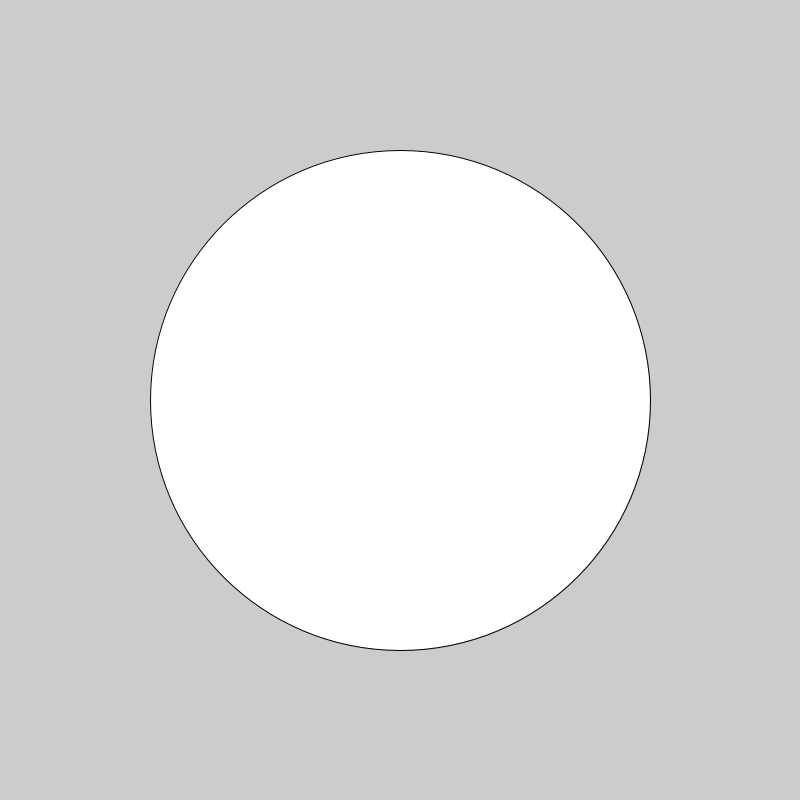
Frame 1 (no input)
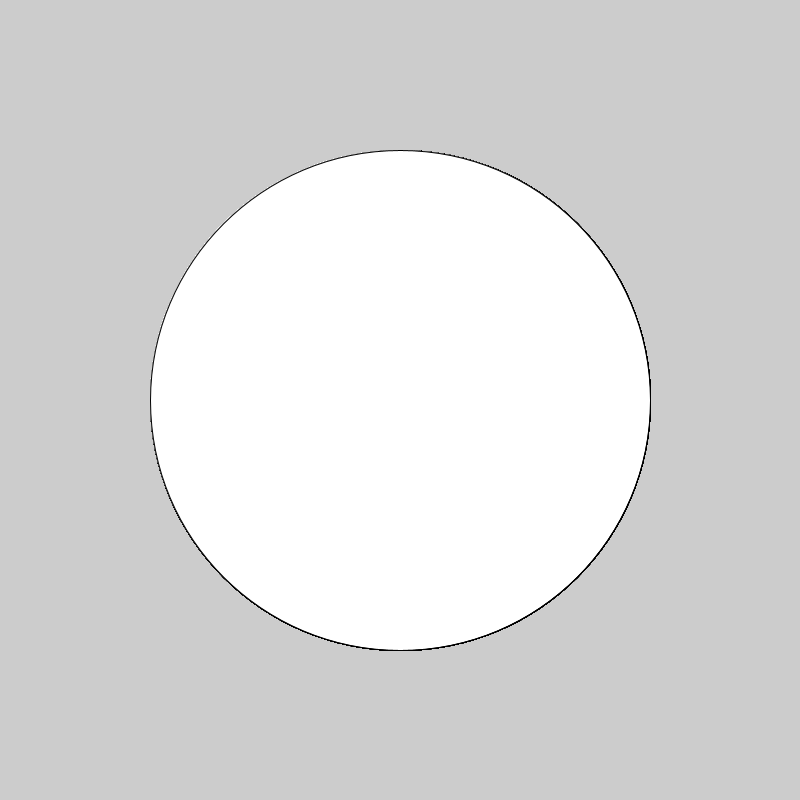
Frame 60 (the mouse pressed at the canvas centre just before this capture)
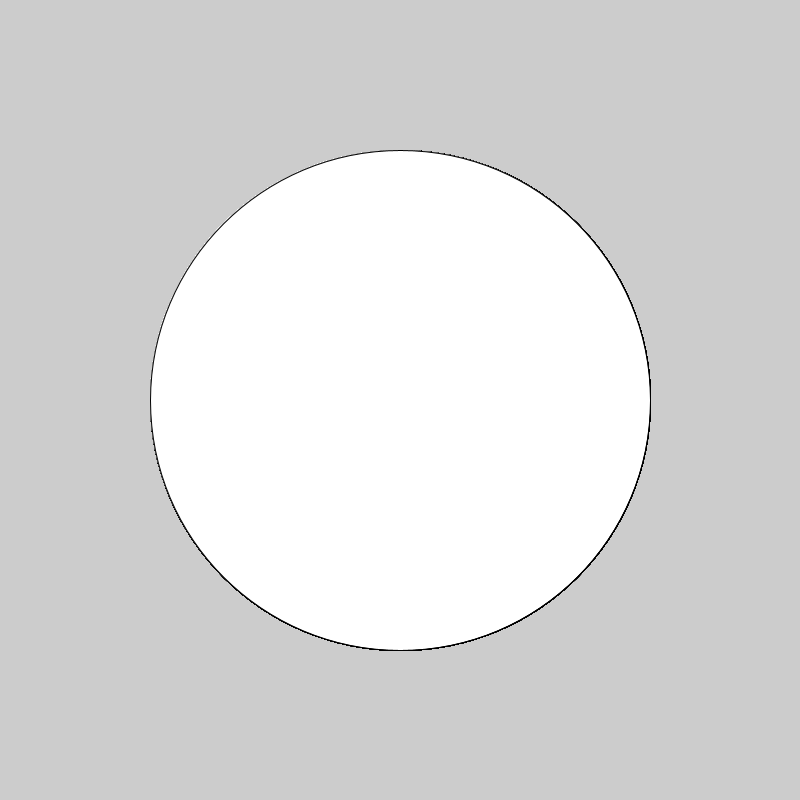
Frame 120 (the mouse held since frame 60 and released just before this capture)

The Processing sketch that drew these frames (run headless with seeded random() and noise(); from frame 60 on, the mouse is pressed at the canvas centre):

// Processing sketch: Pizza
// ── Pizza.pde
void setup() {
size(800,800);
}
  void draw(){
ellipse(400,400,500,500);
  }
